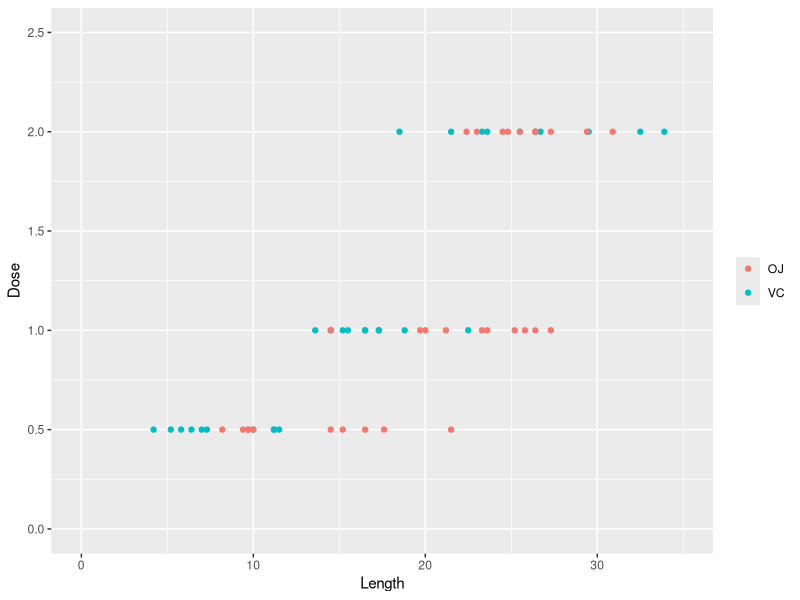

This chart was generated by the following R code:
## ---- chunk 1
setwd("~/CESAR/BIGDATA/datasciencecoursera/statinference-030/project02")
echo = TRUE
library(ggplot2)
library(datasets)
## ---- chunk 2
data("ToothGrowth")
attach(ToothGrowth)
raw_data <- ToothGrowth
## ---- chunk 3
# Getting the structure of the data
str(raw_data)
## ---- chunk 4
# Plotting the raw data to a basic exploratory data analyses
ggplot(data = raw_data, 
       aes(x = len, y = dose, color = supp)) +
       ylim(0,2.5) +
       xlim(0, 35) +
       ylab("Dose") +
       xlab("Length") +
       geom_point() +
       theme(legend.title=element_blank())
## ---- chunk 5
table(raw_data$dose, raw_data$supp)
## ---- chunk 6
tooth_data <- raw_data
tooth_data$dose <- factor(tooth_data$dose)
summary(tooth_data)
## ---- chunk 7
oj_and_vc_dose_0.5mg <- tooth_data[tooth_data$dose==0.5,]
oj_and_vc_dose_1.0mg <- tooth_data[tooth_data$dose==1.0,]
oj_and_vc_dose_2.0mg <- tooth_data[tooth_data$dose==2.0,]

# Testing oranje juice and vitamin c using 0.5 mg
t_test_dose_0.5mg <- t.test(len ~ supp, data=oj_and_vc_dose_0.5mg, var.equal=FALSE)
# Testing oranje juice and vitamin c using 1.0 mg
t_test_dose_1.0mg <- t.test(len ~ supp, data=oj_and_vc_dose_1.0mg, var.equal=FALSE)
# Testing oranje juice and vitamin c using 2.0 mg
t_test_dose_2.0mg <- t.test(len ~ supp, data=oj_and_vc_dose_2.0mg, var.equal=FALSE)
## ---- chunk 8
oj_dose_0.5mg_and_1.0mg <- tooth_data[((tooth_data$dose==0.5 | tooth_data$dose==1.0) & (tooth_data$supp=="OJ")),]
oj_dose_0.5mg_and_2.0mg <- tooth_data[((tooth_data$dose==0.5 | tooth_data$dose==2.0) & (tooth_data$supp=="OJ")),]
oj_dose_1.0mg_and_2.0mg <- tooth_data[((tooth_data$dose==1.0 | tooth_data$dose==2.0) & (tooth_data$supp=="OJ")),]
vc_dose_0.5mg_and_1.0mg <- tooth_data[((tooth_data$dose==0.5 | tooth_data$dose==1.0) & (tooth_data$supp=="VC")),]
vc_dose_0.5mg_and_2.0mg <- tooth_data[((tooth_data$dose==0.5 | tooth_data$dose==2.0) & (tooth_data$supp=="VC")),]
vc_dose_1.0mg_and_2.0mg <- tooth_data[((tooth_data$dose==1.0 | tooth_data$dose==2.0) & (tooth_data$supp=="VC")),]

# Test 0.5 mg and 1.0 mg using orange juice
t_test_oj_dose_0.5mg_and_1.0mg <- t.test(len ~ dose, data=oj_dose_0.5mg_and_1.0mg, var.equal=FALSE)
# Test 0.5 mg and 2.0 mg using orange juice
t_test_oj_dose_0.5mg_and_2.0mg <- t.test(len ~ dose, data=oj_dose_0.5mg_and_2.0mg, var.equal=FALSE)
# Test 1.0 mg and 2.0 mg using orange juice
t_test_oj_dose_1.0mg_and_2.0mg <- t.test(len ~ dose, data=oj_dose_1.0mg_and_2.0mg, var.equal=FALSE)

# Test 0.5 mg and 1.0 mg using vitamin c
t_test_vc_dose_0.5mg_and_1.0mg <- t.test(len ~ dose, data=vc_dose_0.5mg_and_1.0mg, var.equal=FALSE)
# Test 0.5 mg and 2.0 mg using vitamin c
t_test_vc_dose_0.5mg_and_2.0mg <- t.test(len ~ dose, data=vc_dose_0.5mg_and_2.0mg, var.equal=FALSE)
# Test 1.0 mg and 2.0 mg using vitamin c
t_test_vc_dose_1.0mg_and_2.0mg <- t.test(len ~ dose, data=vc_dose_1.0mg_and_2.0mg, var.equal=FALSE)
